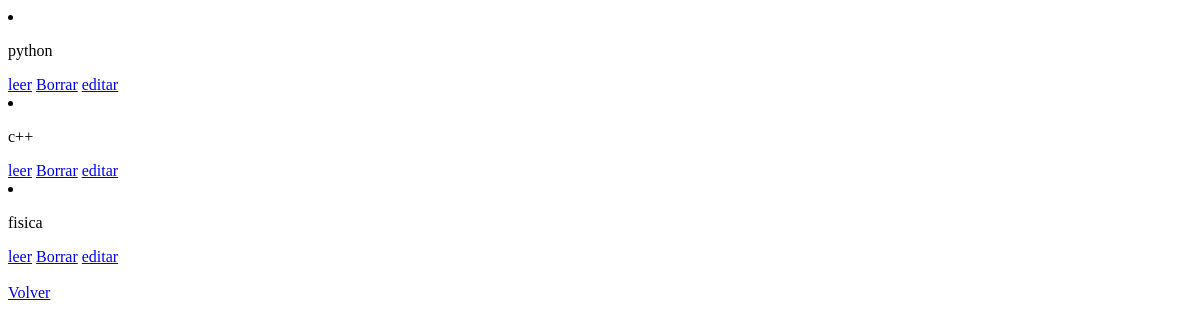
Before: /Blog/post/list/ (signed in) with the older database file.
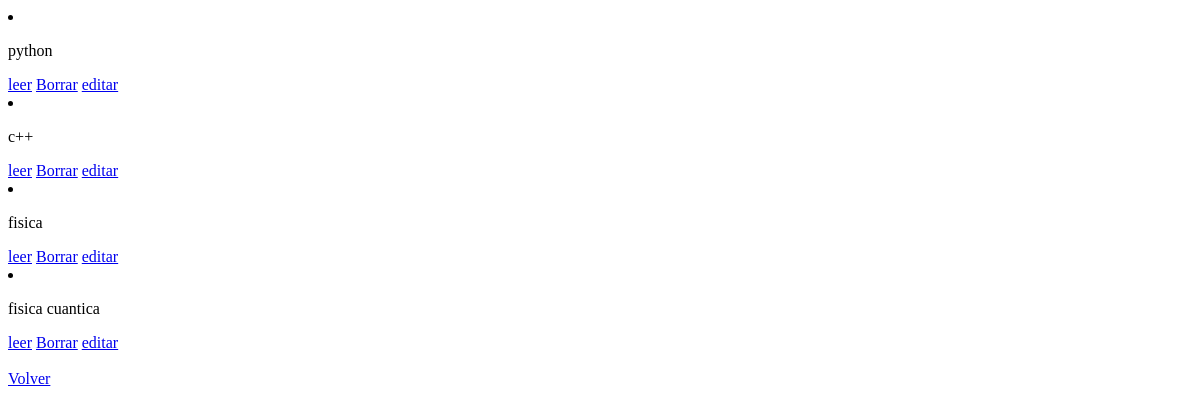
After: the same page with the newer database file.
### Blog/models.py (models this page shows, shortened)
class Posteo(models.Model):
    autor = models.ForeignKey(User , on_delete=models.CASCADE)
    fecha = models.DateTimeField(default=timezone.now)
    titulo = models.CharField(max_length=20)
    subtitulo = models.CharField(max_length=20)
    post = models.CharField(max_length=200)
    imagen = models.ImageField(upload_to='img' , null = True , blank = True)

### Blog/views.py (the view)
# urls.py: path('post/list/',BlogList.as_view() , name='blogList'),
class BlogList(LoginRequiredMixin,ListView):
    model = Posteo
    template_name = 'Blog/blogList.html'

### Blog/templates/Blog/blogList.html (shortened to what this page needs)
<!DOCTYPE html>
<html lang="en">
<head>
</head>
<body>
    {% for post in object_list %}
    <li>
        <p>{{post.titulo}}</p>
        <a href="{% url 'Blog:detalle' post.id %}">leer</a>
        {% if request.user == post.autor %}
        <a href="{% url 'Blog:delete' post.id %}">Borrar</a>
        <a href="{% url 'Blog:editarPost' post.titulo %}">editar</a>
        {% endif %}
    </li>
    {% endfor%}
    <br>
    <a href="{% url 'Blog:post' %}">Volver</a>
</body>
</html>

Changed rows visible on the page:
added Posteo: titulo "fisica cuantica", shows "Borrar"
